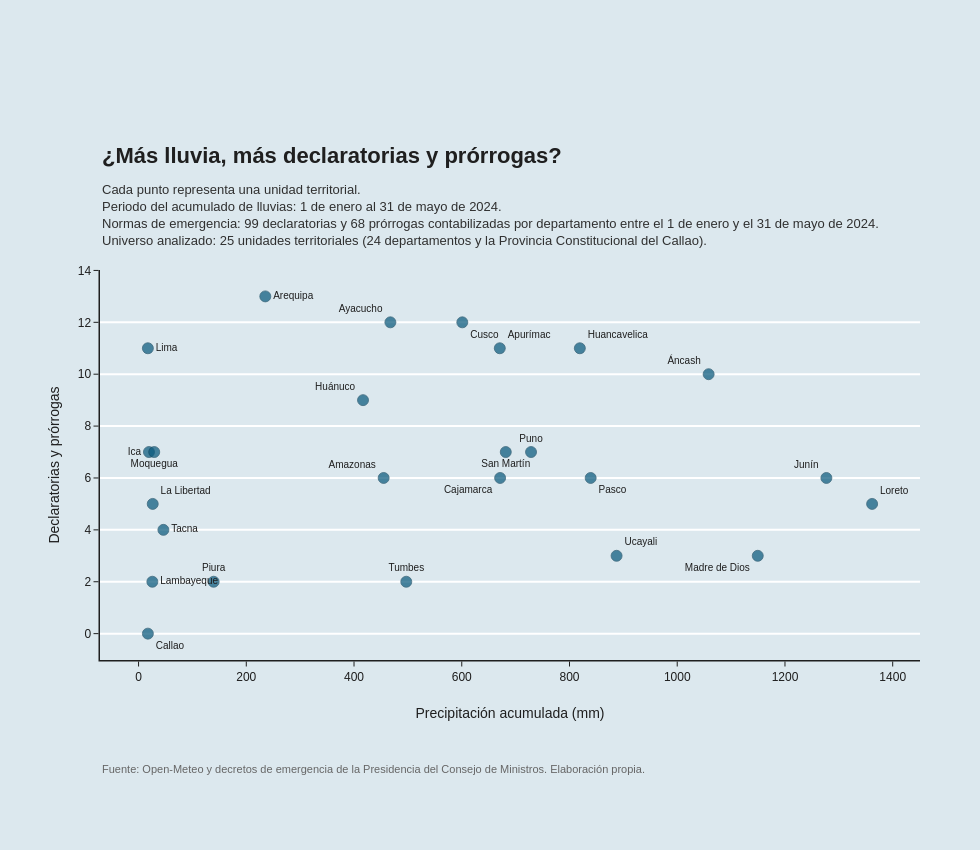

Notebook cell for this chart:
### Code cell
# Crea una figura vacía.
fig_scatter = go.Figure()

# Agrega los puntos y los nombres de los departamentos.
fig_scatter.add_trace(
    go.Scatter(

        # Eje X: precipitación acumulada durante la temporada.
        x=scatter_datos["lluvia_total_mm"],

        # Eje Y: declaratorias más prórrogas contabilizadas por departamento.
        y=scatter_datos["total_normas_emergencia"],

        # Usa el nombre del departamento como etiqueta visible.
        text=scatter_datos["departamento"],

        # Muestra simultáneamente los puntos y sus nombres.
        mode="markers+text",

        # Usa las posiciones definidas anteriormente.
        textposition=posiciones_texto,

        # Guarda información adicional para mostrarla en el hover.
        customdata=scatter_datos[
            [
                "capital",
                "declaratorias",
                "prorrogas"
            ]
        ],

        # Define lo que aparece al pasar el mouse sobre un punto.
        hovertemplate=(
            "<b>%{text}</b><br>"
            "Capital: %{customdata[0]}<br>"
            "Precipitación acumulada: %{x:.1f} mm<br>"
            "Declaratorias: %{customdata[1]}<br>"
            "Prórrogas: %{customdata[2]}<br>"
            "Total de normas: %{y}"
            "<extra></extra>"
        ),

        # Define el aspecto de los puntos.
        marker=dict(

            # Tamaño de cada punto.
            size=11,

            # Azul oscuro inspirado en el estilo editorial usado anteriormente.
            color="#0B5A7D",

            # Hace los puntos ligeramente transparentes.
            opacity=0.72,

            # Agrega un borde discreto.
            line=dict(
                width=0.8,
                color="#083D56"
            )
        ),

        # Define el aspecto de los nombres de los departamentos.
        textfont=dict(
            size=10,
            color="#1F1F1F"
        ),

        # Evita una leyenda innecesaria.
        name=""
    )
)

# Ajusta el diseño general de la figura.
fig_scatter.update_layout(

    # Usa un fondo azul muy claro.
    plot_bgcolor="#DCE8EE",

    # Mantiene el mismo fondo en toda la figura.
    paper_bgcolor="#DCE8EE",

    # Define una tipografía sencilla y legible.
    font=dict(
        family="Arial",
        size=12,
        color="#1F1F1F"
    ),

    # Define un ancho suficiente para las etiquetas.
    width=980,

    # Define una altura amplia.
    height=850,

    # Reserva bastante espacio arriba para el subtítulo
    # y abajo para el eje X y la fuente.
    margin=dict(
        l=100,
        r=60,
        t=270,
        b=190
    ),

    # Elimina la leyenda.
    showlegend=False,

    # El título se agregará manualmente.
    title=""
)

# Configura el eje de precipitación acumulada.
fig_scatter.update_xaxes(

    # Nombra claramente la variable.
    title="Precipitación acumulada (mm)",

    # No muestra cuadrículas verticales.
    showgrid=False,

    # Mantiene visible la línea inferior del eje.
    showline=True,

    # Define su color.
    linecolor="#1F1F1F",

    # Define su grosor.
    linewidth=1.5,

    # Coloca las marcas hacia afuera.
    ticks="outside",

    # Define el color de las marcas.
    tickcolor="#1F1F1F",

    # Elimina una línea especial en cero.
    zeroline=False,

    # Separa el título del eje de los números.
    title_standoff=25
)

# Configura el eje de normas de emergencia.
fig_scatter.update_yaxes(

    # Explica exactamente qué está contando.
    title="Declaratorias y prórrogas",

    # Mantiene líneas horizontales de referencia.
    showgrid=True,

    # Usa líneas blancas suaves.
    gridcolor="white",

    # Define el grosor de las líneas horizontales.
    gridwidth=2,

    # Mantiene la línea del eje.
    showline=True,

    # Define su color.
    linecolor="#1F1F1F",

    # Define su grosor.
    linewidth=1.5,

    # Coloca marcas hacia afuera.
    ticks="outside",

    # Define el color de las marcas.
    tickcolor="#1F1F1F",

    # Elimina la línea especial en cero.
    zeroline=False,

    # Separa el título del eje.
    title_standoff=15
)

# Agrega el título principal.
fig_scatter.add_annotation(

    # Coloca el título hacia la izquierda.
    x=0,
    y=1.33,

    # Usa coordenadas relativas al gráfico.
    xref="paper",
    yref="paper",

    # Define el texto.
    text="<b>¿Más lluvia, más declaratorias y prórrogas?</b>",

    # No dibuja una flecha.
    showarrow=False,

    # Alinea a la izquierda.
    xanchor="left",
    align="left",

    # Define el estilo.
    font=dict(
        size=22,
        color="#1F1F1F"
    )
)

# Agrega el subtítulo explicativo debajo del título principal.
fig_scatter.add_annotation(

    # Coloca el subtítulo hacia la izquierda.
    x=0,
    y=1.23,

    # Usa coordenadas relativas al área del gráfico.
    xref="paper",
    yref="paper",

    # Alinea el bloque a la izquierda.
    xanchor="left",
    align="left",

    # No dibuja flecha.
    showarrow=False,

    # Escribe el texto del subtítulo con el detalle metodológico necesario.
    text=(
        "Cada punto representa una unidad territorial.<br>"
        "Periodo del acumulado de lluvias: 1 de enero al 31 de mayo de 2024.<br>"
        f"Normas de emergencia: {total_declaratorias} declaratorias y "
        f"{total_prorrogas} prórrogas contabilizadas por departamento "
        "entre el 1 de enero y el 31 de mayo de 2024.<br>"
        f"Universo analizado: {n_departamentos} unidades territoriales "
        "(24 departamentos y la Provincia Constitucional del Callao)."
    ),

    # Define el estilo visual del subtítulo.
    font=dict(
        size=13,
        color="#303030"
    )
)

# Agrega la fuente debajo del eje X, dejando suficiente separación.
fig_scatter.add_annotation(

    # Alinea la fuente con el borde izquierdo del gráfico.
    x=0,
    y=-0.30,

    # Usa coordenadas relativas al gráfico.
    xref="paper",
    yref="paper",

    # Especifica las fuentes utilizadas.
    text=(
        "Fuente: Open-Meteo y decretos de emergencia de la Presidencia "
        "del Consejo de Ministros. Elaboración propia."
    ),

    # No dibuja flecha.
    showarrow=False,

    # Alinea el texto a la izquierda.
    xanchor="left",

    # Usa un tamaño discreto.
    font=dict(
        size=11,
        color="#666666"
    )
)

# Muestra el scatterplot terminado.
fig_scatter.show()

### Figure 1 — Plotly figure (JSON) as saved in the notebook; plotly's stock layout.template omitted (floating-point values rounded to 4 significant figures)
{"data": [{"customdata": [["Chachapoyas", 4, 2], ["Huaraz", 5, 5], ["Abancay", 7, 4], ["Arequipa", 7, 6], ["Ayacucho", 7, 5], ["Cajamarca", 3, 3], ["Callao", 0, 0], ["Cusco", 7, 5], ["Huancavelica", 7, 4], ["Huánuco", 6, 3], ["Ica", 4, 3], ["Huancayo", 5, 1], ["Trujillo", 2, 3], ["Chiclayo", 0, 2], ["Lima", 6, 5], ["Iquitos", 3, 2], ["Puerto Maldonado", 3, 0], ["Moquegua", 5, 2], ["Cerro de Pasco", 3, 3], ["Piura", 0, 2], ["Puno", 5, 2], ["Moyobamba", 3, 4], ["Tacna", 4, 0], ["Tumbes", 0, 2], ["Pucallpa", 3, 0]], "hovertemplate": "<b>%{text}</b><br>Capital: %{customdata[0]}<br>Precipitación acumulada: %{x:.1f} mm<br>Declaratorias: %{customdata[1]}<br>Prórrogas: %{customdata[2]}<br>Total de normas: %{y}<extra></extra>", "marker": {"color": "#0B5A7D", "line": {"color": "#083D56", "width": 0.8}, "opacity": 0.72, "size": 11}, "mode": "markers+text", "name": "", "text": ["Amazonas", "Áncash", "Apurímac", "Arequipa", "Ayacucho", "Cajamarca", "Callao", "Cusco", "Huancavelica", "Huánuco", "Ica", "Junín", "La Libertad", "Lambayeque", "Lima", "Loreto", "Madre de Dios", "Moquegua", "Pasco", "Piura", "Puno", "San Martín", "Tacna", "Tumbes", "Ucayali"], "textfont": {"color": "#1F1F1F", "size": 10}, "textposition": ["top left", "top left", "top right", "middle right", "top left", "bottom left", "bottom right", "bottom right", "top right", "top left", "middle left", "top left", "top right", "middle right", "middle right", "top right", "bottom left", "bottom center", "bottom right", "top center", "top center", "bottom center", "middle right", "top center", "top right"], "type": "scatter", "x": [455.0, 1058.0, 670.6, 235.3, 467.5, 671.2, 17.3, 601.0, 819.2, 416.7, 19.3, 1277.0, 26.3, 25.6, 17.3, 1362.0, 1150.0, 29.1, 839.3, 139.4, 728.6, 681.7, 46.1, 497.0, 887.4], "y": [6, 10, 11, 13, 12, 6, 0, 12, 11, 9, 7, 6, 5, 2, 11, 5, 3, 7, 6, 2, 7, 7, 4, 2, 3]}], "layout": {"annotations": [{"align": "left", "font": {"color": "#1F1F1F", "size": 22}, "showarrow": false, "text": "<b>¿Más lluvia, más declaratorias y prórrogas?</b>", "x": 0, "xanchor": "left", "xref": "paper", "y": 1.33, "yref": "paper"}, {"align": "left", "font": {"color": "#303030", "size": 13}, "showarrow": false, "text": "Cada punto representa una unidad territorial.<br>Periodo del acumulado de lluvias: 1 de enero al 31 de mayo de 2024.<br>Normas de emergencia: 99 declaratorias y 68 prórrogas contabilizadas por departamento entre el 1 de enero y el 31 de mayo de 2024.<br>Universo analizado: 25 unidades territoriales (24 departamentos y la Provincia Constitucional del Callao).", "x": 0, "xanchor": "left", "xref": "paper", "y": 1.23, "yref": "paper"}, {"font": {"color": "#666666", "size": 11}, "showarrow": false, "text": "Fuente: Open-Meteo y decretos de emergencia de la Presidencia del Consejo de Ministros. Elaboración propia.", "x": 0, "xanchor": "left", "xref": "paper", "y": -0.3, "yref": "paper"}], "font": {"color": "#1F1F1F", "family": "Arial", "size": 12}, "height": 850, "margin": {"b": 190, "l": 100, "r": 60, "t": 270}, "paper_bgcolor": "#DCE8EE", "plot_bgcolor": "#DCE8EE", "showlegend": false, "title": {"text": ""}, "width": 980, "xaxis": {"linecolor": "#1F1F1F", "linewidth": 1.5, "showgrid": false, "showline": true, "tickcolor": "#1F1F1F", "ticks": "outside", "title": {"standoff": 25, "text": "Precipitación acumulada (mm)"}, "zeroline": false}, "yaxis": {"gridcolor": "white", "gridwidth": 2, "linecolor": "#1F1F1F", "linewidth": 1.5, "showgrid": true, "showline": true, "tickcolor": "#1F1F1F", "ticks": "outside", "title": {"standoff": 15, "text": "Declaratorias y prórrogas"}, "zeroline": false}}}
